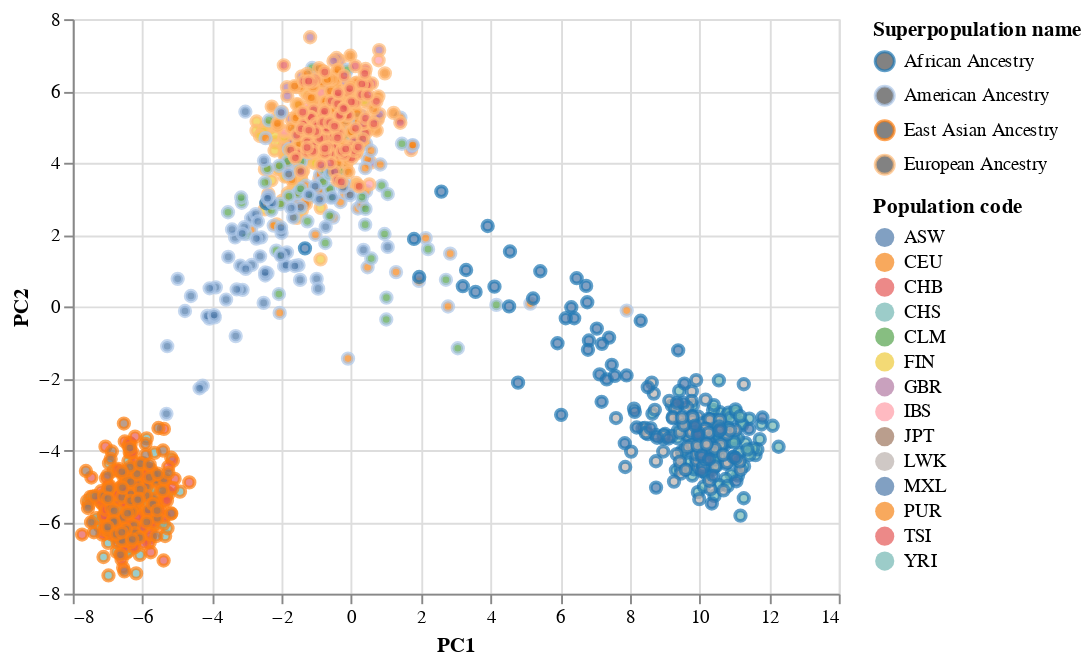

The notebook cell saved with this chart:
### Code cell
#Produce PCA plot based on Superpopulation name_x
alt.Chart(plot_df).mark_point().encode(
    x="PC1",
    y="PC2",
    color=alt.Color("Superpopulation name", scale=alt.Scale(scheme="category20")), #plot based on superpopulation
    fill='Population code' #set the inside of points to colour by population code
)

### Figure 1 — Vega-Lite specification as saved in the notebook (floating-point values rounded to 4 significant figures; data arrays with more than 128 entries replaced by an {"elided": "..."} marker saying what was removed)
{"config": {"view": {"continuousWidth": 400, "continuousHeight": 300}}, "data": {"name": "data-db13948cfd23d8d3b46da2d03cf4877c"}, "mark": "point", "encoding": {"color": {"field": "Superpopulation name", "scale": {"scheme": "category20"}, "type": "nominal"}, "fill": {"field": "Population code", "type": "nominal"}, "x": {"field": "PC1", "type": "quantitative"}, "y": {"field": "PC2", "type": "quantitative"}}, "$schema": "https://vega.github.io/schema/vega-lite/v4.17.0.json", "datasets": {"data-db13948cfd23d8d3b46da2d03cf4877c": {"elided": "1092 records"}}}
